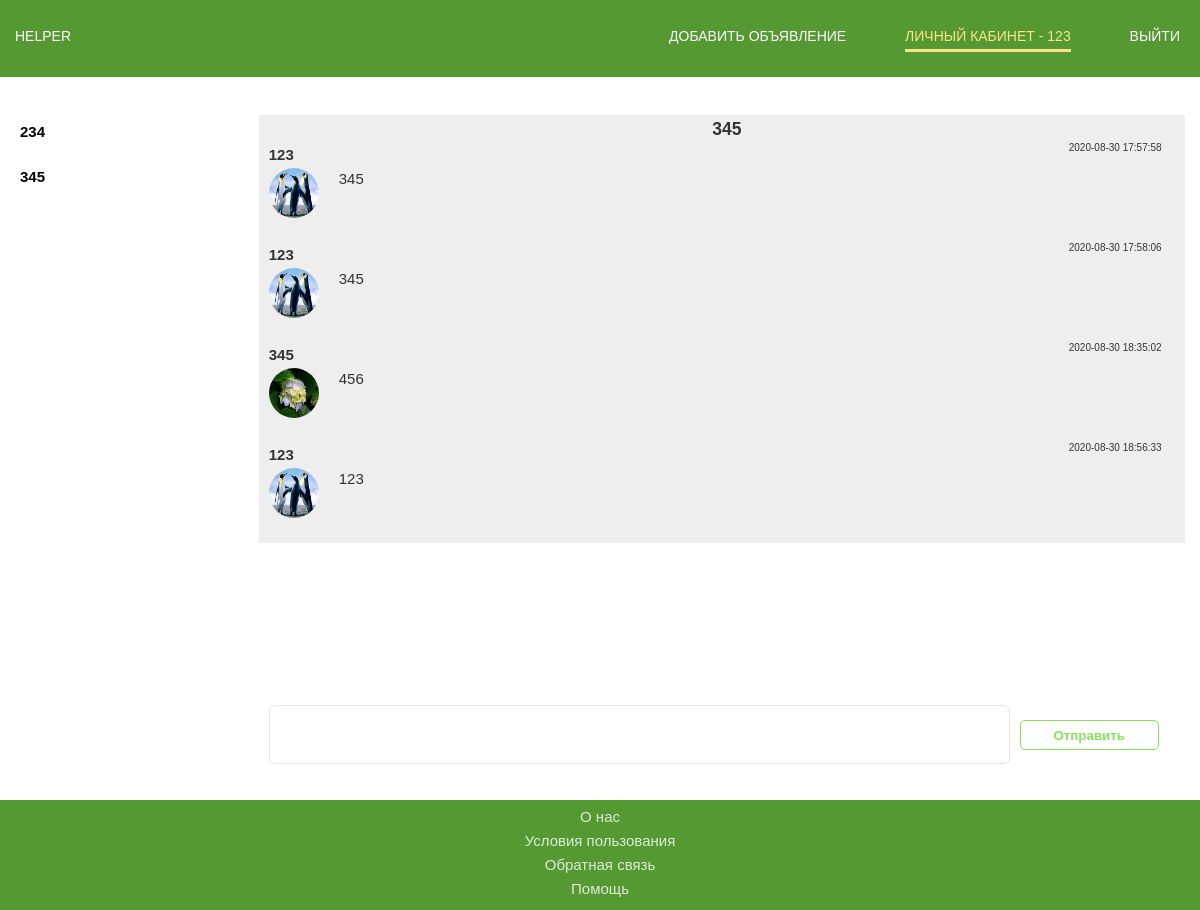
The app's page /pages/private_mess.php?id=46 (signed in) with its own data.
### tables this page shows
CREATE TABLE `register` (
  `id` int(11) NOT NULL,
  `name` varchar(255) NOT NULL,
  `surname` varchar(255) NOT NULL,
  `phone_num` varchar(255) NOT NULL,
  `adress_user` varchar(255) NOT NULL,
  `denomination` varchar(255) NOT NULL,
  `church_name` varchar(255) NOT NULL,
  `church_adress` varchar(255) NOT NULL,
  `pastor_num` varchar(255) NOT NULL,
  `email` varchar(255) NOT NULL,
  `password` varchar(255) NOT NULL,
  `photo` varchar(255) NOT NULL
);

CREATE TABLE `messages` (
  `id` int(11) NOT NULL,
  `time` datetime NOT NULL DEFAULT current_timestamp(),
  `komu_user_id` int(11) NOT NULL,
  `ot_user_id` int(11) NOT NULL,
  `text` text NOT NULL
);

### configs/settings.php (called while the page is built)
<?php
if(isset($_COOKIE['id_user']) ){
	$user_auth = $_COOKIE['id_user'];
} else {
	header('location: ../pages/auth.php');
}
?>

### pages/functions/messagelist.php (the view)
<ul class="chat_info">
<?php
        if(isset($_GET['id']) || isset($curr_user)){
          $user_curr = null;
          if (isset($_GET['id'])) {
          	$user_curr = $_GET['id'];
          } else {
          	$user_curr = $curr_user;
          }
          $sql_2 = "SELECT * FROM messages " .
          " WHERE (komu_user_id = " . $user_curr . " AND ot_user_id = '" . $user_auth . "')" . " OR (komu_user_id = '" . $user_auth . "' AND ot_user_id = " . $user_curr . ")" ;
	          $result_2 = mysqli_query($connect, $sql_2);
	          $col_mess = mysqli_num_rows($result_2);
	          $i = 0;
	          $sqln = "SELECT name FROM register WHERE id =" . $user_curr;
	          $resultn = mysqli_query($connect, $sqln);
	          $usrnm = mysqli_fetch_assoc($resultn);
	          ?>
	            <div id="name-user">
	            <h1><?php echo "<h3>" . $usrnm["name"] .  "</h3>" ?></h1>
	            </div>
	          <?php
	            while ($i < $col_mess ) {
	              $messag = mysqli_fetch_assoc($result_2);
	                ?>
	                <li class="message__list_li">
		                <?php
							$sql = "SELECT * FROM register WHERE id ="   .  $messag["ot_user_id"];
							$username = mysqli_query($connect, $sql);
							$username = mysqli_fetch_assoc($username);
		                ?>
		                <div class="avatar">
		                  <img src="../<?php echo $username['photo']; ?>">
		                </div>
		                <h4 class="message__list_name"> <?php echo $username["name"] ?>  </h4>
		                <div class="time"><?php echo $messag["time"] ?> </div>
		                <p class="tex__message"> <?php echo $messag["text"] ?>  </p>
	                </li>
	                <?php
	              $i = $i + 1;
            }
        }
?>
</ul>

### parts/header.php (shortened to what this page needs)
<!DOCTYPE html>
<html lang="en">
<head>
	<link rel="stylesheet" href="/assets/css/style.css">
</head>
<body>
<div class="wrapper">
	<header class="header">
		<div class="container">
			<div class="header__inner">
				<?php
					if ( ($page == "reg") OR ($page == "auth") ){
						?>
						<div id="logo">HELPER</div>
							<nav class="nav">
								<a class="nav__link <?php if($page == "reg") {echo "active";} ?>" href="/pages/registr.php">Регистрация</a>
								<a class="nav__link <?php if($page == "auth") {echo "active";} ?>" href="/pages/auth.php">Вход</a>
							</nav>
						<?php
					} else {
						$sql = "SELECT * FROM register WHERE id =". $_COOKIE["id_user"];
						$result = mysqli_query($connect, $sql);
				    	$row = mysqli_fetch_assoc($result);
						?>
							<a class="nav__link <?php if($page == "index") {echo "active";} ?>" href="/index.php" style="">HELPER</a>
							<nav class="nav">
								<a class="nav__link <?php if($page == "newad") {echo "active";} ?>" href="/pages/newad.php">Добавить объявление</a>
								<a class="nav__link <?php if($page == "privat") {echo "active";} ?>" href="/pages/privateoffice.php">Личный кабинет - <?php echo $row["name"] ?></a>
								<a class="nav__link" href="/pages/exit.php">Выйти</a>
							</nav>
						<?php
					}
				?>
			</div>
		</div>
	</header>

### pages/private_mess.php (shortened to what this page needs)
<?php
$page = "privat";
include "../configs/db.php";
include "../configs/settings.php";
include "../parts/header.php";
if (isset($user_auth) ){
	$sql = "SELECT * FROM register WHERE id !=".$user_auth;
} else {
	$sql = "SELECT * FROM register";
}
$result = mysqli_query($connect, $sql);
$col_polsovateli = mysqli_num_rows($result);
?>
<div class="container">
	<div class="cont">
		<div class="cont_left">
			<ul>
				<?php
					$i = 0;
					while($i < $col_polsovateli) {
						$names = mysqli_fetch_assoc($result);
						$sql_messages = "SELECT * FROM messages WHERE ot_user_id = '" . $names["id"] . "' AND komu_user_id ='" . $user_auth . "' OR ot_user_id = '" . $user_auth . "' AND komu_user_id = '" . $names["id"] . "' ";
						$result_messages = mysqli_query( $connect, $sql_messages );
						$col_messages = mysqli_fetch_assoc ($result_messages );
						if ( $col_messages > 0 ) {
							?>
							<li>
								<a style="color: black;" class="name__user_message" href="private_mess.php?id=<?php echo $names["id"]; ?>"><?php echo $names["name"]; ?></a>
							</li>
						<?php
						}
						$i = $i + 1;
					}
				?>
			</ul>
		</div>
		<div class="cont_right">
			<div id="block">
				<div id="chatAjax" style="height: 85%; overflow-y: scroll; word-wrap: break-word" >
			      <?php
			      	include "functions/messagelist.php";
			      ?>
				</div>
				<form method="POST" action="http://Project.local/pages/functions/messages.php" id="addMessForm">
					<?php
						if (isset($_GET['id'])) {
					?>
					<textarea class="input pravka_text" style="height: 15%; width: 80%; resize: none;" name="message"></textarea>
					<button class="button pravka_button" type="submit" name="sub" style="width: 15%;">Отправить</button>
						<?php
							}
						?>
				</form>
			</div>
		</div>
	</div>
</div>
<?php
	include "../parts/footer.php";
?>

### assets/css/style.css (style rules this page uses)
html, body { height: 100%; margin: 0; font-family: 'Montserrat', sans-serif; font-size: 15px; color: #333333; line-height: 1.6; }
body { display: flex; flex-direction: column; }
.wrapper { flex: 1 0 auto; }
*, *:before, *:after { box-sizing: border-box; }
ul { padding: 0; }
h1, h2, h3, h4, h5, h6 { margin: 0; }
a { text-decoration: none; color: #fff; }
.container { width: 100%; max-width: 1230px; margin: 0 auto; padding: 0 15px; position: relative; }
.header { padding: 25px 0; position: absolute; z-index: 1000; left: 0; right: 0; top: 0; background-color: #593; }
.header__inner { display: -webkit-flex; display: -moz-flex; display: -ms-flex; display: -o-flex; display: flex; justify-content: space-between; align-items: baseline; }
.nav { text-transform: uppercase; font-size: 14px; }
.nav__link { padding-bottom: 5px; margin-left: 55px; font-size: 14px; text-decoration: none; color: #fff; position: relative; transition: color .15s linear; }
.nav__link:first-child { margin-left: 0; }
.nav__link:last-child { margin-right: 5px; }
.nav__link:after { content: ""; display: block; width: 100%; height: 3px; background-color: #fce38a; opacity: 0; position: absolute; top: 100%; left: 0; z-index: 1; transition: opacity .15s linear; }
.nav__link:hover:after, .nav__link.active:after { opacity: 1; }
.nav__link.active { color: #fce38a; }
.input { margin-bottom: 15px; padding: 12px; background: #fff; border: solid #e7e7e7 1px; border-radius: 5px; font-family: 'Roboto', sans-serif; font-size: 15px; line-height: 1.1; color: #000; font-weight: 300; transition: .15s linear; }
.input::placeholder { color: #ccc; }
.button { width: 220px; background-color: #fff; border: 1px solid #89e05d; border-radius: 5px; height: 30px; cursor: pointer; transition: .15s linear; color: #89e05d; font-weight: bold; }
.cont { display: flex; padding-top: 100px; height: 100%; }
.cont_left { width: 250px; }
.cont_left ul { list-style-type: none; }
.name__user_message { color: #000; display: block; height: 40px; margin-bottom: 5px; padding: 5px 0 0 5px; font-weight: bold; }
.cont_right { width: 950px; height: 700px; }
#block { height: 100%; }
.pravka_text { margin-top: 10px; float: left; margin-left: 10px; }
.pravka_button { margin: 25px 0 0 10px ; }
.chat_info { background-color: #EEE; padding-left: 10px; }
#name-user { text-align: center; }
.message__list_li { list-style-type: none; overflow-x: hidden; position: relative; min-height: 100px; }
.avatar img { width: 50px; height: 50px; border-radius: 50%; margin-right: 20px; position: absolute; top: 25px; }
.tex__message { padding-left: 70px; margin-top: 0; width: 800px; }
.time { position: absolute; font-size: 10px; left: 800px; top: -3px; }

### records on screen
register: name "123", photo (picture), messages.time "2020-08-30 17:57:58", messages.text "345", messages.time "2020-08-30 17:58:06", messages.time "2020-08-30 18:56:33", messages.text "123"
register: name "234"
register: name "345", photo (picture), messages.time "2020-08-30 18:35:02", messages.text "456"
